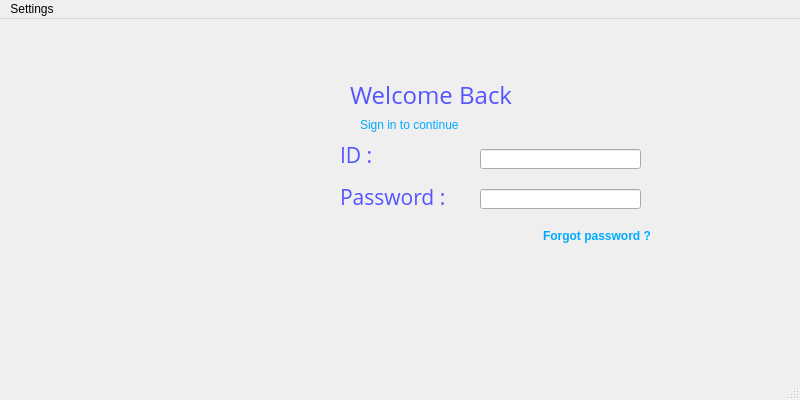
<?xml version="1.0" encoding="UTF-8"?>
<ui version="4.0">
 <class>LogIn</class>
 <widget class="QMainWindow" name="LogIn">
  <property name="geometry">
   <rect>
    <x>0</x>
    <y>0</y>
    <width>800</width>
    <height>400</height>
   </rect>
  </property>
  <property name="minimumSize">
   <size>
    <width>800</width>
    <height>400</height>
   </size>
  </property>
  <property name="maximumSize">
   <size>
    <width>800</width>
    <height>400</height>
   </size>
  </property>
  <property name="windowTitle">
   <string>LogIn</string>
  </property>
  <property name="windowIcon">
   <iconset resource="MyResources.qrc">
    <normaloff>:/new/prefix1/MyResources/icons8-grand-master-key-100.png</normaloff>:/new/prefix1/MyResources/icons8-grand-master-key-100.png</iconset>
  </property>
  <property name="autoFillBackground">
   <bool>true</bool>
  </property>
  <property name="styleSheet">
   <string notr="true">QWidget#centralwidget{
border-image: url(:/new/prefix1/MyResources/background-appromoters-advertisers-1.png);
}</string>
  </property>
  <property name="windowFilePath">
   <string/>
  </property>
  <property name="documentMode">
   <bool>false</bool>
  </property>
  <property name="dockNestingEnabled">
   <bool>true</bool>
  </property>
  <property name="dockOptions">
   <set>QMainWindow::AllowNestedDocks|QMainWindow::AllowTabbedDocks|QMainWindow::AnimatedDocks|QMainWindow::ForceTabbedDocks|QMainWindow::GroupedDragging|QMainWindow::VerticalTabs</set>
  </property>
  <property name="unifiedTitleAndToolBarOnMac">
   <bool>true</bool>
  </property>
  <widget class="QWidget" name="centralwidget">
   <widget class="QLabel" name="label_2">
    <property name="geometry">
     <rect>
      <x>40</x>
      <y>70</y>
      <width>231</width>
      <height>131</height>
     </rect>
    </property>
    <property name="text">
     <string/>
    </property>
    <property name="pixmap">
     <pixmap resource="MyResources.qrc">:/new/prefix1/MyResources/login-graphic-woman-using-app.png</pixmap>
    </property>
    <property name="scaledContents">
     <bool>true</bool>
    </property>
   </widget>
   <widget class="QLabel" name="label_3">
    <property name="geometry">
     <rect>
      <x>400</x>
      <y>0</y>
      <width>71</width>
      <height>61</height>
     </rect>
    </property>
    <property name="text">
     <string/>
    </property>
    <property name="pixmap">
     <pixmap resource="MyResources.qrc">:/new/prefix1/MyResources/icons8-key-500.png</pixmap>
    </property>
    <property name="scaledContents">
     <bool>true</bool>
    </property>
   </widget>
   <widget class="QLabel" name="label_4">
    <property name="geometry">
     <rect>
      <x>350</x>
      <y>50</y>
      <width>191</width>
      <height>51</height>
     </rect>
    </property>
    <property name="palette">
     <palette>
      <active>
       <colorrole role="WindowText">
        <brush brushstyle="SolidPattern">
         <color alpha="255">
          <red>85</red>
          <green>85</green>
          <blue>255</blue>
         </color>
        </brush>
       </colorrole>
      </active>
      <inactive>
       <colorrole role="WindowText">
        <brush brushstyle="SolidPattern">
         <color alpha="255">
          <red>85</red>
          <green>85</green>
          <blue>255</blue>
         </color>
        </brush>
       </colorrole>
      </inactive>
      <disabled>
       <colorrole role="WindowText">
        <brush brushstyle="SolidPattern">
         <color alpha="255">
          <red>120</red>
          <green>120</green>
          <blue>120</blue>
         </color>
        </brush>
       </colorrole>
      </disabled>
     </palette>
    </property>
    <property name="font">
     <font>
      <family>Open Sans</family>
      <pointsize>18</pointsize>
      <weight>50</weight>
      <bold>false</bold>
     </font>
    </property>
    <property name="text">
     <string>Welcome Back </string>
    </property>
   </widget>
   <widget class="QLabel" name="label_5">
    <property name="geometry">
     <rect>
      <x>360</x>
      <y>70</y>
      <width>151</width>
      <height>71</height>
     </rect>
    </property>
    <property name="palette">
     <palette>
      <active>
       <colorrole role="WindowText">
        <brush brushstyle="SolidPattern">
         <color alpha="255">
          <red>0</red>
          <green>170</green>
          <blue>255</blue>
         </color>
        </brush>
       </colorrole>
      </active>
      <inactive>
       <colorrole role="WindowText">
        <brush brushstyle="SolidPattern">
         <color alpha="255">
          <red>0</red>
          <green>170</green>
          <blue>255</blue>
         </color>
        </brush>
       </colorrole>
      </inactive>
      <disabled>
       <colorrole role="WindowText">
        <brush brushstyle="SolidPattern">
         <color alpha="255">
          <red>120</red>
          <green>120</green>
          <blue>120</blue>
         </color>
        </brush>
       </colorrole>
      </disabled>
     </palette>
    </property>
    <property name="text">
     <string>Sign in to continue</string>
    </property>
   </widget>
   <widget class="QLabel" name="label_6">
    <property name="geometry">
     <rect>
      <x>340</x>
      <y>120</y>
      <width>71</width>
      <height>31</height>
     </rect>
    </property>
    <property name="palette">
     <palette>
      <active>
       <colorrole role="WindowText">
        <brush brushstyle="SolidPattern">
         <color alpha="255">
          <red>85</red>
          <green>85</green>
          <blue>255</blue>
         </color>
        </brush>
       </colorrole>
      </active>
      <inactive>
       <colorrole role="WindowText">
        <brush brushstyle="SolidPattern">
         <color alpha="255">
          <red>85</red>
          <green>85</green>
          <blue>255</blue>
         </color>
        </brush>
       </colorrole>
      </inactive>
      <disabled>
       <colorrole role="WindowText">
        <brush brushstyle="SolidPattern">
         <color alpha="255">
          <red>120</red>
          <green>120</green>
          <blue>120</blue>
         </color>
        </brush>
       </colorrole>
      </disabled>
     </palette>
    </property>
    <property name="font">
     <font>
      <family>Open Sans</family>
      <pointsize>16</pointsize>
     </font>
    </property>
    <property name="text">
     <string>ID : </string>
    </property>
   </widget>
   <widget class="QLineEdit" name="lineEdit_UserID">
    <property name="geometry">
     <rect>
      <x>480</x>
      <y>130</y>
      <width>161</width>
      <height>20</height>
     </rect>
    </property>
    <property name="contextMenuPolicy">
     <enum>Qt::DefaultContextMenu</enum>
    </property>
   </widget>
   <widget class="QLabel" name="label_7">
    <property name="geometry">
     <rect>
      <x>340</x>
      <y>170</y>
      <width>111</width>
      <height>16</height>
     </rect>
    </property>
    <property name="palette">
     <palette>
      <active>
       <colorrole role="WindowText">
        <brush brushstyle="SolidPattern">
         <color alpha="255">
          <red>85</red>
          <green>85</green>
          <blue>255</blue>
         </color>
        </brush>
       </colorrole>
      </active>
      <inactive>
       <colorrole role="WindowText">
        <brush brushstyle="SolidPattern">
         <color alpha="255">
          <red>85</red>
          <green>85</green>
          <blue>255</blue>
         </color>
        </brush>
       </colorrole>
      </inactive>
      <disabled>
       <colorrole role="WindowText">
        <brush brushstyle="SolidPattern">
         <color alpha="255">
          <red>120</red>
          <green>120</green>
          <blue>120</blue>
         </color>
        </brush>
       </colorrole>
      </disabled>
     </palette>
    </property>
    <property name="font">
     <font>
      <family>Open Sans</family>
      <pointsize>16</pointsize>
     </font>
    </property>
    <property name="text">
     <string>Password : </string>
    </property>
   </widget>
   <widget class="QLineEdit" name="lineEdit_Password">
    <property name="geometry">
     <rect>
      <x>480</x>
      <y>170</y>
      <width>161</width>
      <height>20</height>
     </rect>
    </property>
    <property name="font">
     <font>
      <family>MS Shell Dlg 2</family>
     </font>
    </property>
    <property name="echoMode">
     <enum>QLineEdit::Password</enum>
    </property>
   </widget>
   <widget class="QPushButton" name="LoginB">
    <property name="geometry">
     <rect>
      <x>620</x>
      <y>250</y>
      <width>101</width>
      <height>61</height>
     </rect>
    </property>
    <property name="text">
     <string/>
    </property>
    <property name="icon">
     <iconset resource="MyResources.qrc">
      <normaloff>:/new/prefix1/MyResources/login_11.png</normaloff>:/new/prefix1/MyResources/login_11.png</iconset>
    </property>
    <property name="iconSize">
     <size>
      <width>45</width>
      <height>45</height>
     </size>
    </property>
    <property name="flat">
     <bool>true</bool>
    </property>
   </widget>
   <widget class="QCommandLinkButton" name="commandLinkButton">
    <property name="geometry">
     <rect>
      <x>530</x>
      <y>200</y>
      <width>172</width>
      <height>41</height>
     </rect>
    </property>
    <property name="palette">
     <palette>
      <active>
       <colorrole role="ButtonText">
        <brush brushstyle="SolidPattern">
         <color alpha="255">
          <red>0</red>
          <green>170</green>
          <blue>255</blue>
         </color>
        </brush>
       </colorrole>
      </active>
      <inactive>
       <colorrole role="ButtonText">
        <brush brushstyle="SolidPattern">
         <color alpha="255">
          <red>0</red>
          <green>170</green>
          <blue>255</blue>
         </color>
        </brush>
       </colorrole>
      </inactive>
      <disabled>
       <colorrole role="ButtonText">
        <brush brushstyle="SolidPattern">
         <color alpha="255">
          <red>120</red>
          <green>120</green>
          <blue>120</blue>
         </color>
        </brush>
       </colorrole>
      </disabled>
     </palette>
    </property>
    <property name="text">
     <string>Forgot password ? </string>
    </property>
    <property name="iconSize">
     <size>
      <width>0</width>
      <height>0</height>
     </size>
    </property>
   </widget>
  </widget>
  <widget class="QMenuBar" name="menubar">
   <property name="geometry">
    <rect>
     <x>0</x>
     <y>0</y>
     <width>800</width>
     <height>21</height>
    </rect>
   </property>
   <widget class="QMenu" name="menuCheck_DB">
    <property name="font">
     <font>
      <pointsize>8</pointsize>
     </font>
    </property>
    <property name="autoFillBackground">
     <bool>true</bool>
    </property>
    <property name="tearOffEnabled">
     <bool>true</bool>
    </property>
    <property name="title">
     <string>Settings</string>
    </property>
    <property name="separatorsCollapsible">
     <bool>false</bool>
    </property>
    <property name="toolTipsVisible">
     <bool>false</bool>
    </property>
    <addaction name="actionCheck_Data_Base"/>
    <addaction name="actionSettings"/>
   </widget>
   <addaction name="menuCheck_DB"/>
  </widget>
  <widget class="QStatusBar" name="statusbar"/>
  <action name="actionEnvoyer_reclamation">
   <property name="text">
    <string>Envoyer reclamation</string>
   </property>
  </action>
  <action name="actionConsulter_reclamation">
   <property name="text">
    <string>Consulter reclamation</string>
   </property>
  </action>
  <action name="actionCheck_Data_Base">
   <property name="icon">
    <iconset resource="MyResources.qrc">
     <normaloff>:/new/prefix1/MyResources/Database-06-512.png</normaloff>:/new/prefix1/MyResources/Database-06-512.png</iconset>
   </property>
   <property name="text">
    <string>Check Data Base</string>
   </property>
  </action>
  <action name="actionSettings">
   <property name="text">
    <string>Settings</string>
   </property>
  </action>
 </widget>
 <resources>
  <include location="MyResources.qrc"/>
 </resources>
 <connections/>
</ui>
